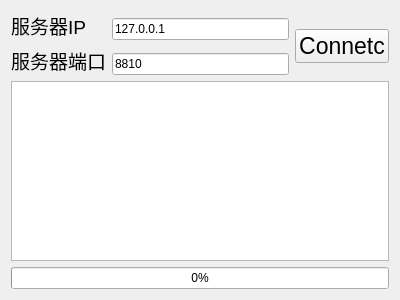
<?xml version="1.0" encoding="UTF-8"?>
<ui version="4.0">
 <class>Client</class>
 <widget class="QWidget" name="Client">
  <property name="geometry">
   <rect>
    <x>0</x>
    <y>0</y>
    <width>400</width>
    <height>300</height>
   </rect>
  </property>
  <property name="windowTitle">
   <string>Form</string>
  </property>
  <layout class="QGridLayout" name="gridLayout">
   <item row="2" column="0" rowspan="2">
    <widget class="QLabel" name="label_2">
     <property name="font">
      <font>
       <pointsize>14</pointsize>
      </font>
     </property>
     <property name="text">
      <string>服务器端口</string>
     </property>
    </widget>
   </item>
   <item row="0" column="0" rowspan="2">
    <widget class="QLabel" name="label">
     <property name="font">
      <font>
       <pointsize>14</pointsize>
      </font>
     </property>
     <property name="text">
      <string>服务器IP</string>
     </property>
    </widget>
   </item>
   <item row="3" column="1">
    <widget class="QLineEdit" name="lineEditPort">
     <property name="text">
      <string>8810</string>
     </property>
    </widget>
   </item>
   <item row="4" column="0" colspan="3">
    <widget class="QTextEdit" name="textEditRead"/>
   </item>
   <item row="1" column="1">
    <widget class="QLineEdit" name="lineEditIP">
     <property name="text">
      <string>127.0.0.1</string>
     </property>
    </widget>
   </item>
   <item row="1" column="2" rowspan="3">
    <widget class="QPushButton" name="pushButtonConnect">
     <property name="font">
      <font>
       <pointsize>17</pointsize>
      </font>
     </property>
     <property name="text">
      <string>Connetc</string>
     </property>
    </widget>
   </item>
   <item row="5" column="0" colspan="3">
    <widget class="QProgressBar" name="progressBar">
     <property name="value">
      <number>0</number>
     </property>
    </widget>
   </item>
  </layout>
 </widget>
 <resources/>
 <connections/>
</ui>
